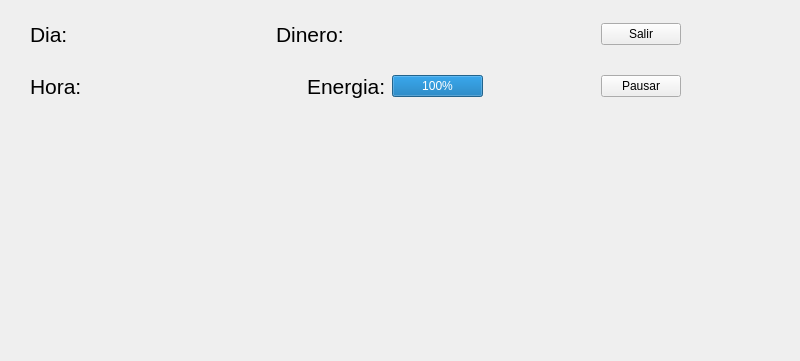
<?xml version="1.0" encoding="UTF-8"?>
<ui version="4.0">
 <class>Form</class>
 <widget class="QWidget" name="Form">
  <property name="geometry">
   <rect>
    <x>0</x>
    <y>0</y>
    <width>800</width>
    <height>361</height>
   </rect>
  </property>
  <property name="minimumSize">
   <size>
    <width>800</width>
    <height>361</height>
   </size>
  </property>
  <property name="maximumSize">
   <size>
    <width>800</width>
    <height>361</height>
   </size>
  </property>
  <property name="windowTitle">
   <string>Form</string>
  </property>
  <widget class="QLabel" name="label">
   <property name="geometry">
    <rect>
     <x>-20</x>
     <y>120</y>
     <width>831</width>
     <height>241</height>
    </rect>
   </property>
   <property name="text">
    <string/>
   </property>
  </widget>
  <widget class="QWidget" name="widget_2" native="true">
   <property name="geometry">
    <rect>
     <x>30</x>
     <y>10</y>
     <width>731</width>
     <height>111</height>
    </rect>
   </property>
   <property name="autoFillBackground">
    <bool>false</bool>
   </property>
   <widget class="QWidget" name="verticalLayoutWidget">
    <property name="geometry">
     <rect>
      <x>0</x>
      <y>0</y>
      <width>731</width>
      <height>111</height>
     </rect>
    </property>
    <layout class="QVBoxLayout" name="vbox">
     <item>
      <layout class="QHBoxLayout" name="horizontalLayout_2">
       <item>
        <widget class="QLabel" name="dia">
         <property name="text">
          <string>&lt;html&gt;&lt;head/&gt;&lt;body&gt;&lt;p&gt;&lt;span style=&quot; font-size:16pt;&quot;&gt;Dia: &lt;/span&gt;&lt;/p&gt;&lt;/body&gt;&lt;/html&gt;</string>
         </property>
        </widget>
       </item>
       <item>
        <widget class="QLabel" name="label_4">
         <property name="text">
          <string>&lt;html&gt;&lt;head/&gt;&lt;body&gt;&lt;p&gt;&lt;span style=&quot; font-size:16pt;&quot;&gt;Dinero: &lt;/span&gt;&lt;/p&gt;&lt;/body&gt;&lt;/html&gt;</string>
         </property>
        </widget>
       </item>
       <item alignment="Qt::AlignHCenter">
        <widget class="QPushButton" name="salir">
         <property name="text">
          <string>Salir</string>
         </property>
        </widget>
       </item>
      </layout>
     </item>
     <item>
      <layout class="QHBoxLayout" name="horizontalLayout_3">
       <item>
        <widget class="QLabel" name="hora">
         <property name="text">
          <string>&lt;html&gt;&lt;head/&gt;&lt;body&gt;&lt;p&gt;&lt;span style=&quot; font-size:16pt;&quot;&gt;Hora:&lt;/span&gt;&lt;/p&gt;&lt;/body&gt;&lt;/html&gt;</string>
         </property>
        </widget>
       </item>
       <item alignment="Qt::AlignHCenter">
        <widget class="QWidget" name="horizontalWidget" native="true">
         <layout class="QHBoxLayout" name="horizontalLayout">
          <item>
           <widget class="QLabel" name="label_5">
            <property name="text">
             <string>&lt;html&gt;&lt;head/&gt;&lt;body&gt;&lt;p&gt;&lt;span style=&quot; font-size:16pt;&quot;&gt;Energia:&lt;/span&gt;&lt;/p&gt;&lt;/body&gt;&lt;/html&gt;</string>
            </property>
           </widget>
          </item>
          <item>
           <widget class="QProgressBar" name="pbar">
            <property name="minimum">
             <number>0</number>
            </property>
            <property name="maximum">
             <number>100</number>
            </property>
            <property name="value">
             <number>100</number>
            </property>
            <property name="textVisible">
             <bool>true</bool>
            </property>
            <property name="invertedAppearance">
             <bool>false</bool>
            </property>
            <property name="textDirection">
             <enum>QProgressBar::TopToBottom</enum>
            </property>
           </widget>
          </item>
         </layout>
        </widget>
       </item>
       <item alignment="Qt::AlignHCenter">
        <widget class="QPushButton" name="pushButton_2">
         <property name="text">
          <string>Pausar</string>
         </property>
        </widget>
       </item>
      </layout>
     </item>
    </layout>
   </widget>
  </widget>
  <widget class="QLabel" name="label_2">
   <property name="geometry">
    <rect>
     <x>0</x>
     <y>0</y>
     <width>801</width>
     <height>161</height>
    </rect>
   </property>
   <property name="text">
    <string/>
   </property>
  </widget>
  <widget class="QWidget" name="gridLayoutWidget">
   <property name="geometry">
    <rect>
     <x>20</x>
     <y>150</y>
     <width>761</width>
     <height>201</height>
    </rect>
   </property>
   <layout class="QGridLayout" name="inventario"/>
  </widget>
  <zorder>label_2</zorder>
  <zorder>label</zorder>
  <zorder>widget_2</zorder>
  <zorder>gridLayoutWidget</zorder>
 </widget>
 <resources/>
 <connections/>
</ui>
